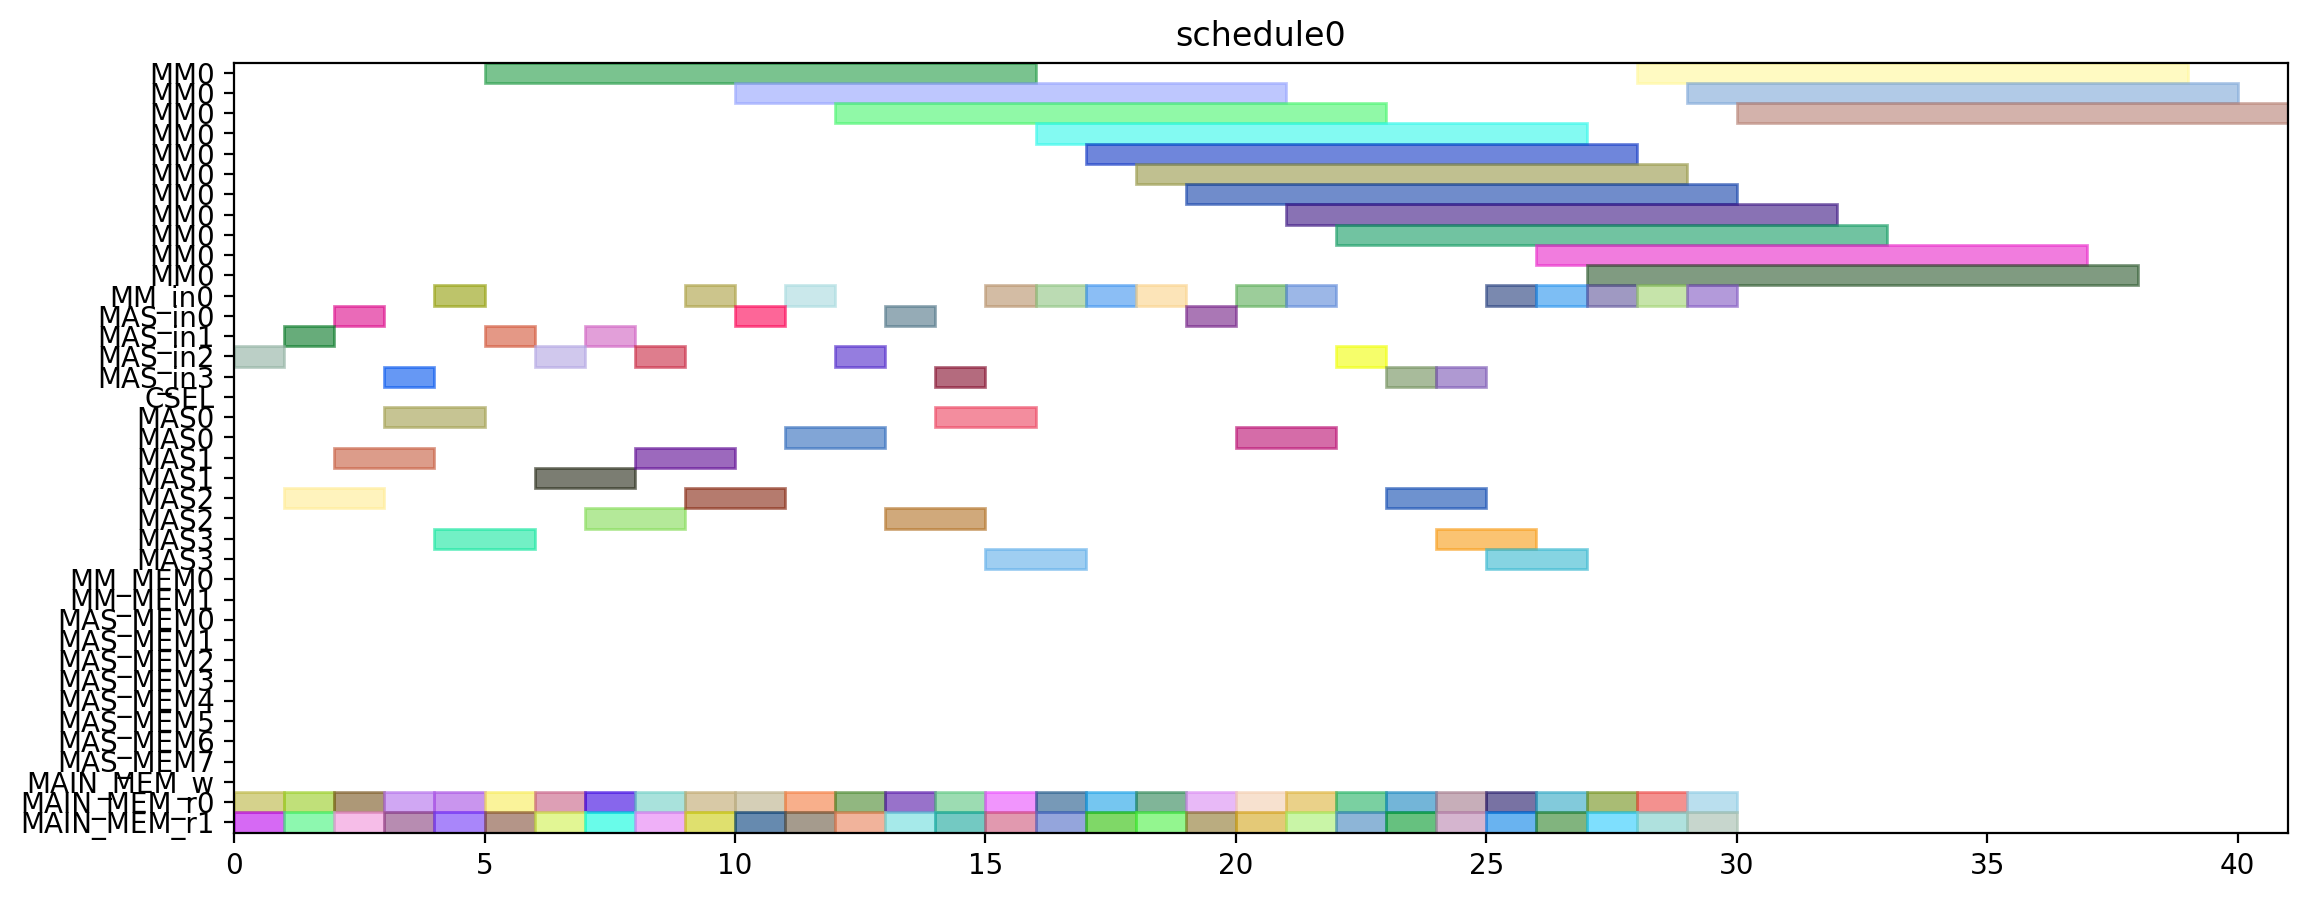

This chart was generated by the following Python code:
from pyschedule import Scenario, solvers, plotters, alt


def solve():
	horizon = 120
	S = Scenario("schedule0", horizon=horizon)

	# resource
	MM = S.Resources('MM', num=1, size=11)
	MM_in = S.Resources('MM_in', num=1)
	MAS_in = S.Resources('MAS_in', num=4)
	CSEL = S.Resource('CSEL')
	MAS = S.Resources('MAS', num=4, size=2, periods=range(1, horizon))
	MM_MEM = S.Resources('MM_MEM', num=2)
	MAS_MEM = S.Resources('MAS_MEM', num=8)
	MAIN_MEM_w = S.Resource('MAIN_MEM_w', size=1)
	MAIN_MEM_r = S.Resources('MAIN_MEM_r', num=2)

	# result of previous scheduling

	# new tasks
	t1_t0 = S.Task('t1_t0', length=11, delay_cost=1)
	t1_t0 += alt(MM)
	t1_t0_in = S.Task('t1_t0_in', length=1, delay_cost=1)
	t1_t0_in += alt(MM_in)
	S += t1_t0_in*MM_in[0]<=t1_t0*MM[0]
	t1_t0_mem0 = S.Task('t1_t0_mem0', length=1, delay_cost=1)
	t1_t0_mem0 += MAIN_MEM_r[0]
	S += t1_t0_mem0 <= t1_t0

	t1_t0_mem1 = S.Task('t1_t0_mem1', length=1, delay_cost=1)
	t1_t0_mem1 += MAIN_MEM_r[1]
	S += t1_t0_mem1 <= t1_t0

	t1_t1 = S.Task('t1_t1', length=11, delay_cost=1)
	t1_t1 += alt(MM)
	t1_t1_in = S.Task('t1_t1_in', length=1, delay_cost=1)
	t1_t1_in += alt(MM_in)
	S += t1_t1_in*MM_in[0]<=t1_t1*MM[0]
	t1_t1_mem0 = S.Task('t1_t1_mem0', length=1, delay_cost=1)
	t1_t1_mem0 += MAIN_MEM_r[0]
	S += t1_t1_mem0 <= t1_t1

	t1_t1_mem1 = S.Task('t1_t1_mem1', length=1, delay_cost=1)
	t1_t1_mem1 += MAIN_MEM_r[1]
	S += t1_t1_mem1 <= t1_t1

	t1_t2 = S.Task('t1_t2', length=2, delay_cost=1)
	t1_t2 += alt(MAS)
	t1_t2_in = S.Task('t1_t2_in', length=1, delay_cost=1)
	t1_t2_in += alt(MAS_in)
	S += t1_t2_in*MAS_in[0]<=t1_t2*MAS[0]

	S += t1_t2_in*MAS_in[1]<=t1_t2*MAS[1]

	S += t1_t2_in*MAS_in[2]<=t1_t2*MAS[2]

	S += t1_t2_in*MAS_in[3]<=t1_t2*MAS[3]

	t1_t2_mem0 = S.Task('t1_t2_mem0', length=1, delay_cost=1)
	t1_t2_mem0 += MAIN_MEM_r[0]
	S += t1_t2_mem0 <= t1_t2

	t1_t2_mem1 = S.Task('t1_t2_mem1', length=1, delay_cost=1)
	t1_t2_mem1 += MAIN_MEM_r[1]
	S += t1_t2_mem1 <= t1_t2

	t1_t3 = S.Task('t1_t3', length=2, delay_cost=1)
	t1_t3 += alt(MAS)
	t1_t3_in = S.Task('t1_t3_in', length=1, delay_cost=1)
	t1_t3_in += alt(MAS_in)
	S += t1_t3_in*MAS_in[0]<=t1_t3*MAS[0]

	S += t1_t3_in*MAS_in[1]<=t1_t3*MAS[1]

	S += t1_t3_in*MAS_in[2]<=t1_t3*MAS[2]

	S += t1_t3_in*MAS_in[3]<=t1_t3*MAS[3]

	t1_t3_mem0 = S.Task('t1_t3_mem0', length=1, delay_cost=1)
	t1_t3_mem0 += MAIN_MEM_r[0]
	S += t1_t3_mem0 <= t1_t3

	t1_t3_mem1 = S.Task('t1_t3_mem1', length=1, delay_cost=1)
	t1_t3_mem1 += MAIN_MEM_r[1]
	S += t1_t3_mem1 <= t1_t3

	t2_t0 = S.Task('t2_t0', length=11, delay_cost=1)
	t2_t0 += alt(MM)
	t2_t0_in = S.Task('t2_t0_in', length=1, delay_cost=1)
	t2_t0_in += alt(MM_in)
	S += t2_t0_in*MM_in[0]<=t2_t0*MM[0]
	t2_t0_mem0 = S.Task('t2_t0_mem0', length=1, delay_cost=1)
	t2_t0_mem0 += MAIN_MEM_r[0]
	S += t2_t0_mem0 <= t2_t0

	t2_t0_mem1 = S.Task('t2_t0_mem1', length=1, delay_cost=1)
	t2_t0_mem1 += MAIN_MEM_r[1]
	S += t2_t0_mem1 <= t2_t0

	t2_t1 = S.Task('t2_t1', length=11, delay_cost=1)
	t2_t1 += alt(MM)
	t2_t1_in = S.Task('t2_t1_in', length=1, delay_cost=1)
	t2_t1_in += alt(MM_in)
	S += t2_t1_in*MM_in[0]<=t2_t1*MM[0]
	t2_t1_mem0 = S.Task('t2_t1_mem0', length=1, delay_cost=1)
	t2_t1_mem0 += MAIN_MEM_r[0]
	S += t2_t1_mem0 <= t2_t1

	t2_t1_mem1 = S.Task('t2_t1_mem1', length=1, delay_cost=1)
	t2_t1_mem1 += MAIN_MEM_r[1]
	S += t2_t1_mem1 <= t2_t1

	t2_t2 = S.Task('t2_t2', length=2, delay_cost=1)
	t2_t2 += alt(MAS)
	t2_t2_in = S.Task('t2_t2_in', length=1, delay_cost=1)
	t2_t2_in += alt(MAS_in)
	S += t2_t2_in*MAS_in[0]<=t2_t2*MAS[0]

	S += t2_t2_in*MAS_in[1]<=t2_t2*MAS[1]

	S += t2_t2_in*MAS_in[2]<=t2_t2*MAS[2]

	S += t2_t2_in*MAS_in[3]<=t2_t2*MAS[3]

	t2_t2_mem0 = S.Task('t2_t2_mem0', length=1, delay_cost=1)
	t2_t2_mem0 += MAIN_MEM_r[0]
	S += t2_t2_mem0 <= t2_t2

	t2_t2_mem1 = S.Task('t2_t2_mem1', length=1, delay_cost=1)
	t2_t2_mem1 += MAIN_MEM_r[1]
	S += t2_t2_mem1 <= t2_t2

	t2_t3 = S.Task('t2_t3', length=2, delay_cost=1)
	t2_t3 += alt(MAS)
	t2_t3_in = S.Task('t2_t3_in', length=1, delay_cost=1)
	t2_t3_in += alt(MAS_in)
	S += t2_t3_in*MAS_in[0]<=t2_t3*MAS[0]

	S += t2_t3_in*MAS_in[1]<=t2_t3*MAS[1]

	S += t2_t3_in*MAS_in[2]<=t2_t3*MAS[2]

	S += t2_t3_in*MAS_in[3]<=t2_t3*MAS[3]

	t2_t3_mem0 = S.Task('t2_t3_mem0', length=1, delay_cost=1)
	t2_t3_mem0 += MAIN_MEM_r[0]
	S += t2_t3_mem0 <= t2_t3

	t2_t3_mem1 = S.Task('t2_t3_mem1', length=1, delay_cost=1)
	t2_t3_mem1 += MAIN_MEM_r[1]
	S += t2_t3_mem1 <= t2_t3

	t0_t0 = S.Task('t0_t0', length=11, delay_cost=1)
	t0_t0 += alt(MM)
	t0_t0_in = S.Task('t0_t0_in', length=1, delay_cost=1)
	t0_t0_in += alt(MM_in)
	S += t0_t0_in*MM_in[0]<=t0_t0*MM[0]
	t0_t0_mem0 = S.Task('t0_t0_mem0', length=1, delay_cost=1)
	t0_t0_mem0 += MAIN_MEM_r[0]
	S += t0_t0_mem0 <= t0_t0

	t0_t0_mem1 = S.Task('t0_t0_mem1', length=1, delay_cost=1)
	t0_t0_mem1 += MAIN_MEM_r[1]
	S += t0_t0_mem1 <= t0_t0

	t0_t1 = S.Task('t0_t1', length=11, delay_cost=1)
	t0_t1 += alt(MM)
	t0_t1_in = S.Task('t0_t1_in', length=1, delay_cost=1)
	t0_t1_in += alt(MM_in)
	S += t0_t1_in*MM_in[0]<=t0_t1*MM[0]
	t0_t1_mem0 = S.Task('t0_t1_mem0', length=1, delay_cost=1)
	t0_t1_mem0 += MAIN_MEM_r[0]
	S += t0_t1_mem0 <= t0_t1

	t0_t1_mem1 = S.Task('t0_t1_mem1', length=1, delay_cost=1)
	t0_t1_mem1 += MAIN_MEM_r[1]
	S += t0_t1_mem1 <= t0_t1

	t0_t2 = S.Task('t0_t2', length=2, delay_cost=1)
	t0_t2 += alt(MAS)
	t0_t2_in = S.Task('t0_t2_in', length=1, delay_cost=1)
	t0_t2_in += alt(MAS_in)
	S += t0_t2_in*MAS_in[0]<=t0_t2*MAS[0]

	S += t0_t2_in*MAS_in[1]<=t0_t2*MAS[1]

	S += t0_t2_in*MAS_in[2]<=t0_t2*MAS[2]

	S += t0_t2_in*MAS_in[3]<=t0_t2*MAS[3]

	t0_t2_mem0 = S.Task('t0_t2_mem0', length=1, delay_cost=1)
	t0_t2_mem0 += MAIN_MEM_r[0]
	S += t0_t2_mem0 <= t0_t2

	t0_t2_mem1 = S.Task('t0_t2_mem1', length=1, delay_cost=1)
	t0_t2_mem1 += MAIN_MEM_r[1]
	S += t0_t2_mem1 <= t0_t2

	t0_t3 = S.Task('t0_t3', length=2, delay_cost=1)
	t0_t3 += alt(MAS)
	t0_t3_in = S.Task('t0_t3_in', length=1, delay_cost=1)
	t0_t3_in += alt(MAS_in)
	S += t0_t3_in*MAS_in[0]<=t0_t3*MAS[0]

	S += t0_t3_in*MAS_in[1]<=t0_t3*MAS[1]

	S += t0_t3_in*MAS_in[2]<=t0_t3*MAS[2]

	S += t0_t3_in*MAS_in[3]<=t0_t3*MAS[3]

	t0_t3_mem0 = S.Task('t0_t3_mem0', length=1, delay_cost=1)
	t0_t3_mem0 += MAIN_MEM_r[0]
	S += t0_t3_mem0 <= t0_t3

	t0_t3_mem1 = S.Task('t0_t3_mem1', length=1, delay_cost=1)
	t0_t3_mem1 += MAIN_MEM_r[1]
	S += t0_t3_mem1 <= t0_t3

	t4_t0_t0 = S.Task('t4_t0_t0', length=11, delay_cost=1)
	t4_t0_t0 += alt(MM)
	t4_t0_t0_in = S.Task('t4_t0_t0_in', length=1, delay_cost=1)
	t4_t0_t0_in += alt(MM_in)
	S += t4_t0_t0_in*MM_in[0]<=t4_t0_t0*MM[0]
	t4_t0_t0_mem0 = S.Task('t4_t0_t0_mem0', length=1, delay_cost=1)
	t4_t0_t0_mem0 += MAIN_MEM_r[0]
	S += t4_t0_t0_mem0 <= t4_t0_t0

	t4_t0_t0_mem1 = S.Task('t4_t0_t0_mem1', length=1, delay_cost=1)
	t4_t0_t0_mem1 += MAIN_MEM_r[1]
	S += t4_t0_t0_mem1 <= t4_t0_t0

	t4_t0_t1 = S.Task('t4_t0_t1', length=11, delay_cost=1)
	t4_t0_t1 += alt(MM)
	t4_t0_t1_in = S.Task('t4_t0_t1_in', length=1, delay_cost=1)
	t4_t0_t1_in += alt(MM_in)
	S += t4_t0_t1_in*MM_in[0]<=t4_t0_t1*MM[0]
	t4_t0_t1_mem0 = S.Task('t4_t0_t1_mem0', length=1, delay_cost=1)
	t4_t0_t1_mem0 += MAIN_MEM_r[0]
	S += t4_t0_t1_mem0 <= t4_t0_t1

	t4_t0_t1_mem1 = S.Task('t4_t0_t1_mem1', length=1, delay_cost=1)
	t4_t0_t1_mem1 += MAIN_MEM_r[1]
	S += t4_t0_t1_mem1 <= t4_t0_t1

	t4_t0_t2 = S.Task('t4_t0_t2', length=2, delay_cost=1)
	t4_t0_t2 += alt(MAS)
	t4_t0_t2_in = S.Task('t4_t0_t2_in', length=1, delay_cost=1)
	t4_t0_t2_in += alt(MAS_in)
	S += t4_t0_t2_in*MAS_in[0]<=t4_t0_t2*MAS[0]

	S += t4_t0_t2_in*MAS_in[1]<=t4_t0_t2*MAS[1]

	S += t4_t0_t2_in*MAS_in[2]<=t4_t0_t2*MAS[2]

	S += t4_t0_t2_in*MAS_in[3]<=t4_t0_t2*MAS[3]

	t4_t0_t2_mem0 = S.Task('t4_t0_t2_mem0', length=1, delay_cost=1)
	t4_t0_t2_mem0 += MAIN_MEM_r[0]
	S += t4_t0_t2_mem0 <= t4_t0_t2

	t4_t0_t2_mem1 = S.Task('t4_t0_t2_mem1', length=1, delay_cost=1)
	t4_t0_t2_mem1 += MAIN_MEM_r[1]
	S += t4_t0_t2_mem1 <= t4_t0_t2

	t4_t0_t3 = S.Task('t4_t0_t3', length=2, delay_cost=1)
	t4_t0_t3 += alt(MAS)
	t4_t0_t3_in = S.Task('t4_t0_t3_in', length=1, delay_cost=1)
	t4_t0_t3_in += alt(MAS_in)
	S += t4_t0_t3_in*MAS_in[0]<=t4_t0_t3*MAS[0]

	S += t4_t0_t3_in*MAS_in[1]<=t4_t0_t3*MAS[1]

	S += t4_t0_t3_in*MAS_in[2]<=t4_t0_t3*MAS[2]

	S += t4_t0_t3_in*MAS_in[3]<=t4_t0_t3*MAS[3]

	t4_t0_t3_mem0 = S.Task('t4_t0_t3_mem0', length=1, delay_cost=1)
	t4_t0_t3_mem0 += MAIN_MEM_r[0]
	S += t4_t0_t3_mem0 <= t4_t0_t3

	t4_t0_t3_mem1 = S.Task('t4_t0_t3_mem1', length=1, delay_cost=1)
	t4_t0_t3_mem1 += MAIN_MEM_r[1]
	S += t4_t0_t3_mem1 <= t4_t0_t3

	t4_t1_t0 = S.Task('t4_t1_t0', length=11, delay_cost=1)
	t4_t1_t0 += alt(MM)
	t4_t1_t0_in = S.Task('t4_t1_t0_in', length=1, delay_cost=1)
	t4_t1_t0_in += alt(MM_in)
	S += t4_t1_t0_in*MM_in[0]<=t4_t1_t0*MM[0]
	t4_t1_t0_mem0 = S.Task('t4_t1_t0_mem0', length=1, delay_cost=1)
	t4_t1_t0_mem0 += MAIN_MEM_r[0]
	S += t4_t1_t0_mem0 <= t4_t1_t0

	t4_t1_t0_mem1 = S.Task('t4_t1_t0_mem1', length=1, delay_cost=1)
	t4_t1_t0_mem1 += MAIN_MEM_r[1]
	S += t4_t1_t0_mem1 <= t4_t1_t0

	t4_t1_t1 = S.Task('t4_t1_t1', length=11, delay_cost=1)
	t4_t1_t1 += alt(MM)
	t4_t1_t1_in = S.Task('t4_t1_t1_in', length=1, delay_cost=1)
	t4_t1_t1_in += alt(MM_in)
	S += t4_t1_t1_in*MM_in[0]<=t4_t1_t1*MM[0]
	t4_t1_t1_mem0 = S.Task('t4_t1_t1_mem0', length=1, delay_cost=1)
	t4_t1_t1_mem0 += MAIN_MEM_r[0]
	S += t4_t1_t1_mem0 <= t4_t1_t1

	t4_t1_t1_mem1 = S.Task('t4_t1_t1_mem1', length=1, delay_cost=1)
	t4_t1_t1_mem1 += MAIN_MEM_r[1]
	S += t4_t1_t1_mem1 <= t4_t1_t1

	t4_t1_t2 = S.Task('t4_t1_t2', length=2, delay_cost=1)
	t4_t1_t2 += alt(MAS)
	t4_t1_t2_in = S.Task('t4_t1_t2_in', length=1, delay_cost=1)
	t4_t1_t2_in += alt(MAS_in)
	S += t4_t1_t2_in*MAS_in[0]<=t4_t1_t2*MAS[0]

	S += t4_t1_t2_in*MAS_in[1]<=t4_t1_t2*MAS[1]

	S += t4_t1_t2_in*MAS_in[2]<=t4_t1_t2*MAS[2]

	S += t4_t1_t2_in*MAS_in[3]<=t4_t1_t2*MAS[3]

	t4_t1_t2_mem0 = S.Task('t4_t1_t2_mem0', length=1, delay_cost=1)
	t4_t1_t2_mem0 += MAIN_MEM_r[0]
	S += t4_t1_t2_mem0 <= t4_t1_t2

	t4_t1_t2_mem1 = S.Task('t4_t1_t2_mem1', length=1, delay_cost=1)
	t4_t1_t2_mem1 += MAIN_MEM_r[1]
	S += t4_t1_t2_mem1 <= t4_t1_t2

	t4_t1_t3 = S.Task('t4_t1_t3', length=2, delay_cost=1)
	t4_t1_t3 += alt(MAS)
	t4_t1_t3_in = S.Task('t4_t1_t3_in', length=1, delay_cost=1)
	t4_t1_t3_in += alt(MAS_in)
	S += t4_t1_t3_in*MAS_in[0]<=t4_t1_t3*MAS[0]

	S += t4_t1_t3_in*MAS_in[1]<=t4_t1_t3*MAS[1]

	S += t4_t1_t3_in*MAS_in[2]<=t4_t1_t3*MAS[2]

	S += t4_t1_t3_in*MAS_in[3]<=t4_t1_t3*MAS[3]

	t4_t1_t3_mem0 = S.Task('t4_t1_t3_mem0', length=1, delay_cost=1)
	t4_t1_t3_mem0 += MAIN_MEM_r[0]
	S += t4_t1_t3_mem0 <= t4_t1_t3

	t4_t1_t3_mem1 = S.Task('t4_t1_t3_mem1', length=1, delay_cost=1)
	t4_t1_t3_mem1 += MAIN_MEM_r[1]
	S += t4_t1_t3_mem1 <= t4_t1_t3

	t4_t2_t0 = S.Task('t4_t2_t0', length=11, delay_cost=1)
	t4_t2_t0 += alt(MM)
	t4_t2_t0_in = S.Task('t4_t2_t0_in', length=1, delay_cost=1)
	t4_t2_t0_in += alt(MM_in)
	S += t4_t2_t0_in*MM_in[0]<=t4_t2_t0*MM[0]
	t4_t2_t0_mem0 = S.Task('t4_t2_t0_mem0', length=1, delay_cost=1)
	t4_t2_t0_mem0 += MAIN_MEM_r[0]
	S += t4_t2_t0_mem0 <= t4_t2_t0

	t4_t2_t0_mem1 = S.Task('t4_t2_t0_mem1', length=1, delay_cost=1)
	t4_t2_t0_mem1 += MAIN_MEM_r[1]
	S += t4_t2_t0_mem1 <= t4_t2_t0

	t4_t2_t1 = S.Task('t4_t2_t1', length=11, delay_cost=1)
	t4_t2_t1 += alt(MM)
	t4_t2_t1_in = S.Task('t4_t2_t1_in', length=1, delay_cost=1)
	t4_t2_t1_in += alt(MM_in)
	S += t4_t2_t1_in*MM_in[0]<=t4_t2_t1*MM[0]
	t4_t2_t1_mem0 = S.Task('t4_t2_t1_mem0', length=1, delay_cost=1)
	t4_t2_t1_mem0 += MAIN_MEM_r[0]
	S += t4_t2_t1_mem0 <= t4_t2_t1

	t4_t2_t1_mem1 = S.Task('t4_t2_t1_mem1', length=1, delay_cost=1)
	t4_t2_t1_mem1 += MAIN_MEM_r[1]
	S += t4_t2_t1_mem1 <= t4_t2_t1

	t4_t2_t2 = S.Task('t4_t2_t2', length=2, delay_cost=1)
	t4_t2_t2 += alt(MAS)
	t4_t2_t2_in = S.Task('t4_t2_t2_in', length=1, delay_cost=1)
	t4_t2_t2_in += alt(MAS_in)
	S += t4_t2_t2_in*MAS_in[0]<=t4_t2_t2*MAS[0]

	S += t4_t2_t2_in*MAS_in[1]<=t4_t2_t2*MAS[1]

	S += t4_t2_t2_in*MAS_in[2]<=t4_t2_t2*MAS[2]

	S += t4_t2_t2_in*MAS_in[3]<=t4_t2_t2*MAS[3]

	t4_t2_t2_mem0 = S.Task('t4_t2_t2_mem0', length=1, delay_cost=1)
	t4_t2_t2_mem0 += MAIN_MEM_r[0]
	S += t4_t2_t2_mem0 <= t4_t2_t2

	t4_t2_t2_mem1 = S.Task('t4_t2_t2_mem1', length=1, delay_cost=1)
	t4_t2_t2_mem1 += MAIN_MEM_r[1]
	S += t4_t2_t2_mem1 <= t4_t2_t2

	t4_t2_t3 = S.Task('t4_t2_t3', length=2, delay_cost=1)
	t4_t2_t3 += alt(MAS)
	t4_t2_t3_in = S.Task('t4_t2_t3_in', length=1, delay_cost=1)
	t4_t2_t3_in += alt(MAS_in)
	S += t4_t2_t3_in*MAS_in[0]<=t4_t2_t3*MAS[0]

	S += t4_t2_t3_in*MAS_in[1]<=t4_t2_t3*MAS[1]

	S += t4_t2_t3_in*MAS_in[2]<=t4_t2_t3*MAS[2]

	S += t4_t2_t3_in*MAS_in[3]<=t4_t2_t3*MAS[3]

	t4_t2_t3_mem0 = S.Task('t4_t2_t3_mem0', length=1, delay_cost=1)
	t4_t2_t3_mem0 += MAIN_MEM_r[0]
	S += t4_t2_t3_mem0 <= t4_t2_t3

	t4_t2_t3_mem1 = S.Task('t4_t2_t3_mem1', length=1, delay_cost=1)
	t4_t2_t3_mem1 += MAIN_MEM_r[1]
	S += t4_t2_t3_mem1 <= t4_t2_t3

	t4_t40 = S.Task('t4_t40', length=2, delay_cost=1)
	t4_t40 += alt(MAS)
	t4_t40_in = S.Task('t4_t40_in', length=1, delay_cost=1)
	t4_t40_in += alt(MAS_in)
	S += t4_t40_in*MAS_in[0]<=t4_t40*MAS[0]

	S += t4_t40_in*MAS_in[1]<=t4_t40*MAS[1]

	S += t4_t40_in*MAS_in[2]<=t4_t40*MAS[2]

	S += t4_t40_in*MAS_in[3]<=t4_t40*MAS[3]

	t4_t40_mem0 = S.Task('t4_t40_mem0', length=1, delay_cost=1)
	t4_t40_mem0 += MAIN_MEM_r[0]
	S += t4_t40_mem0 <= t4_t40

	t4_t40_mem1 = S.Task('t4_t40_mem1', length=1, delay_cost=1)
	t4_t40_mem1 += MAIN_MEM_r[1]
	S += t4_t40_mem1 <= t4_t40

	t4_t41 = S.Task('t4_t41', length=2, delay_cost=1)
	t4_t41 += alt(MAS)
	t4_t41_in = S.Task('t4_t41_in', length=1, delay_cost=1)
	t4_t41_in += alt(MAS_in)
	S += t4_t41_in*MAS_in[0]<=t4_t41*MAS[0]

	S += t4_t41_in*MAS_in[1]<=t4_t41*MAS[1]

	S += t4_t41_in*MAS_in[2]<=t4_t41*MAS[2]

	S += t4_t41_in*MAS_in[3]<=t4_t41*MAS[3]

	t4_t41_mem0 = S.Task('t4_t41_mem0', length=1, delay_cost=1)
	t4_t41_mem0 += MAIN_MEM_r[0]
	S += t4_t41_mem0 <= t4_t41

	t4_t41_mem1 = S.Task('t4_t41_mem1', length=1, delay_cost=1)
	t4_t41_mem1 += MAIN_MEM_r[1]
	S += t4_t41_mem1 <= t4_t41

	t4_t50 = S.Task('t4_t50', length=2, delay_cost=1)
	t4_t50 += alt(MAS)
	t4_t50_in = S.Task('t4_t50_in', length=1, delay_cost=1)
	t4_t50_in += alt(MAS_in)
	S += t4_t50_in*MAS_in[0]<=t4_t50*MAS[0]

	S += t4_t50_in*MAS_in[1]<=t4_t50*MAS[1]

	S += t4_t50_in*MAS_in[2]<=t4_t50*MAS[2]

	S += t4_t50_in*MAS_in[3]<=t4_t50*MAS[3]

	t4_t50_mem0 = S.Task('t4_t50_mem0', length=1, delay_cost=1)
	t4_t50_mem0 += MAIN_MEM_r[0]
	S += t4_t50_mem0 <= t4_t50

	t4_t50_mem1 = S.Task('t4_t50_mem1', length=1, delay_cost=1)
	t4_t50_mem1 += MAIN_MEM_r[1]
	S += t4_t50_mem1 <= t4_t50

	t4_t51 = S.Task('t4_t51', length=2, delay_cost=1)
	t4_t51 += alt(MAS)
	t4_t51_in = S.Task('t4_t51_in', length=1, delay_cost=1)
	t4_t51_in += alt(MAS_in)
	S += t4_t51_in*MAS_in[0]<=t4_t51*MAS[0]

	S += t4_t51_in*MAS_in[1]<=t4_t51*MAS[1]

	S += t4_t51_in*MAS_in[2]<=t4_t51*MAS[2]

	S += t4_t51_in*MAS_in[3]<=t4_t51*MAS[3]

	t4_t51_mem0 = S.Task('t4_t51_mem0', length=1, delay_cost=1)
	t4_t51_mem0 += MAIN_MEM_r[0]
	S += t4_t51_mem0 <= t4_t51

	t4_t51_mem1 = S.Task('t4_t51_mem1', length=1, delay_cost=1)
	t4_t51_mem1 += MAIN_MEM_r[1]
	S += t4_t51_mem1 <= t4_t51

	t4_t8_t0 = S.Task('t4_t8_t0', length=11, delay_cost=1)
	t4_t8_t0 += alt(MM)
	t4_t8_t0_in = S.Task('t4_t8_t0_in', length=1, delay_cost=1)
	t4_t8_t0_in += alt(MM_in)
	S += t4_t8_t0_in*MM_in[0]<=t4_t8_t0*MM[0]
	t4_t8_t0_mem0 = S.Task('t4_t8_t0_mem0', length=1, delay_cost=1)
	t4_t8_t0_mem0 += MAIN_MEM_r[0]
	S += t4_t8_t0_mem0 <= t4_t8_t0

	t4_t8_t0_mem1 = S.Task('t4_t8_t0_mem1', length=1, delay_cost=1)
	t4_t8_t0_mem1 += MAIN_MEM_r[1]
	S += t4_t8_t0_mem1 <= t4_t8_t0

	t4_t8_t1 = S.Task('t4_t8_t1', length=11, delay_cost=1)
	t4_t8_t1 += alt(MM)
	t4_t8_t1_in = S.Task('t4_t8_t1_in', length=1, delay_cost=1)
	t4_t8_t1_in += alt(MM_in)
	S += t4_t8_t1_in*MM_in[0]<=t4_t8_t1*MM[0]
	t4_t8_t1_mem0 = S.Task('t4_t8_t1_mem0', length=1, delay_cost=1)
	t4_t8_t1_mem0 += MAIN_MEM_r[0]
	S += t4_t8_t1_mem0 <= t4_t8_t1

	t4_t8_t1_mem1 = S.Task('t4_t8_t1_mem1', length=1, delay_cost=1)
	t4_t8_t1_mem1 += MAIN_MEM_r[1]
	S += t4_t8_t1_mem1 <= t4_t8_t1

	solvers.mip.solve(S,msg=1,kind='CPLEX',ratio_gap=1.01)

	solution = [['hoge']*len(S.solution()[1]) for i in range(len(S.solution()))]
	for i in range(len(S.solution())):
		for j in range(len(S.solution()[i])):
			solution[i][j]=str(S.solution()[i][j])
	print(solution)

	cycles = int(solution[-1][3])

	pic_file_name = "/home/mfukuda/ABE/multiRAM_multiMAS_16mux/scheduling_result/stage11MM1_stage2MAS4/SPARSE/schedule0.png"
	if(S.solution() != []):
		plotters.matplotlib.plot(S,img_filename=pic_file_name, show_task_labels=False, fig_size=(cycles*0.25+3, 5))

	return solution
